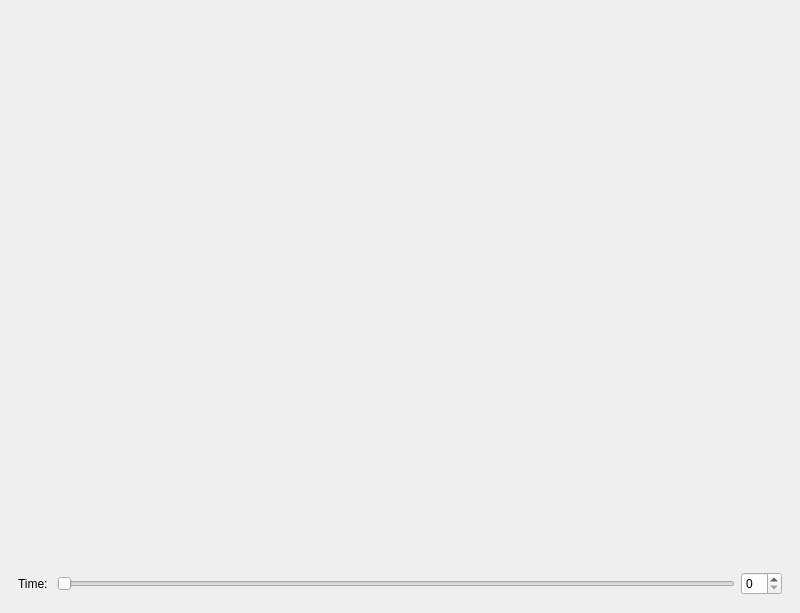
<?xml version="1.0" encoding="UTF-8"?>
<ui version="4.0">
 <class>MainWindow</class>
 <widget class="QMainWindow" name="MainWindow">
  <property name="geometry">
   <rect>
    <x>0</x>
    <y>0</y>
    <width>800</width>
    <height>613</height>
   </rect>
  </property>
  <property name="windowTitle">
   <string>MainWindow</string>
  </property>
  <widget class="QWidget" name="centralwidget">
   <layout class="QVBoxLayout" name="verticalLayout">
    <item>
     <widget class="MatplotlibWidget" name="plot" native="true">
      <property name="sizePolicy">
       <sizepolicy hsizetype="Expanding" vsizetype="Expanding">
        <horstretch>0</horstretch>
        <verstretch>0</verstretch>
       </sizepolicy>
      </property>
     </widget>
    </item>
    <item>
     <widget class="QWidget" name="time_control" native="true">
      <layout class="QHBoxLayout" name="horizontalLayout">
       <item>
        <widget class="QLabel" name="label_time">
         <property name="text">
          <string>Time: </string>
         </property>
        </widget>
       </item>
       <item>
        <widget class="QSlider" name="slider_time">
         <property name="orientation">
          <enum>Qt::Horizontal</enum>
         </property>
        </widget>
       </item>
       <item>
        <widget class="QSpinBox" name="spin_time"/>
       </item>
      </layout>
     </widget>
    </item>
   </layout>
  </widget>
 </widget>
 <customwidgets>
  <customwidget>
   <class>MatplotlibWidget</class>
   <extends>QWidget</extends>
   <header>matplotlibwidget.py</header>
   <container>1</container>
  </customwidget>
 </customwidgets>
 <resources/>
 <connections/>
</ui>
